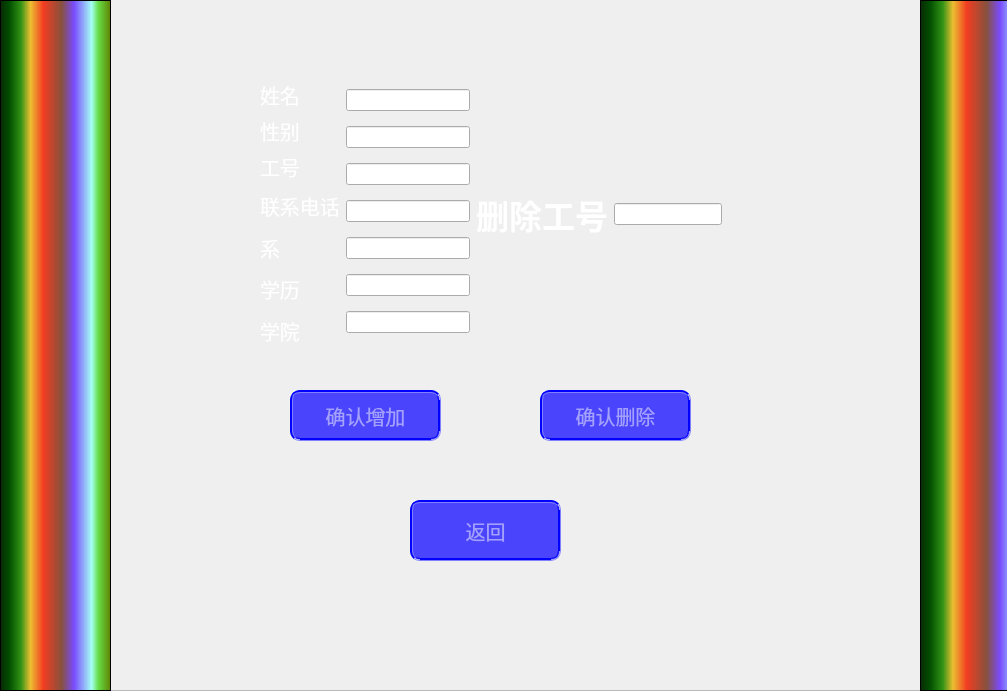
<?xml version="1.0" encoding="UTF-8"?>
<ui version="4.0">
 <class>adddata</class>
 <widget class="QWidget" name="adddata">
  <property name="geometry">
   <rect>
    <x>0</x>
    <y>0</y>
    <width>1007</width>
    <height>691</height>
   </rect>
  </property>
  <property name="windowTitle">
   <string>Form</string>
  </property>
  <widget class="QPushButton" name="returnButton">
   <property name="geometry">
    <rect>
     <x>410</x>
     <y>500</y>
     <width>151</width>
     <height>61</height>
    </rect>
   </property>
   <property name="font">
    <font>
     <family>汉仪秦川飞影W</family>
     <pointsize>15</pointsize>
    </font>
   </property>
   <property name="styleSheet">
    <string notr="true">QPushButton{
   border-radius: 10px;
   border: 3px groove blue;
   background-color:rgba(32, 25, 255,0.8);;
   color:rgba(255, 255, 255,0.5);
   
}
QPushButton:hover{
   border-radius: 10px;
   border: 3px groove white;
   background-color:rgba(32, 25, 255,1);;
   color:rgb(255, 255, 255);
}
QPushButton:pressed{
   border-radius: 10px;
   border: 3px groove black;
   background-color:rgba(110, 209, 255,0.9);;
   color:rgba(255, 255, 255,0.9);
}</string>
   </property>
   <property name="text">
    <string>返回</string>
   </property>
  </widget>
  <widget class="QPushButton" name="addButton">
   <property name="geometry">
    <rect>
     <x>290</x>
     <y>390</y>
     <width>151</width>
     <height>51</height>
    </rect>
   </property>
   <property name="font">
    <font>
     <family>汉仪秦川飞影W</family>
     <pointsize>15</pointsize>
    </font>
   </property>
   <property name="styleSheet">
    <string notr="true">QPushButton{
   border-radius: 10px;
   border: 3px groove blue;
   background-color:rgba(32, 25, 255,0.8);;
   color:rgba(255, 255, 255,0.5);
   
}
QPushButton:hover{
   border-radius: 10px;
   border: 3px groove white;
   background-color:rgba(32, 25, 255,1);;
   color:rgb(255, 255, 255);
}
QPushButton:pressed{
   border-radius: 10px;
   border: 3px groove black;
   background-color:rgba(110, 209, 255,0.9);;
   color:rgba(255, 255, 255,0.9);
}</string>
   </property>
   <property name="text">
    <string>确认增加</string>
   </property>
  </widget>
  <widget class="QPushButton" name="delButton">
   <property name="geometry">
    <rect>
     <x>540</x>
     <y>390</y>
     <width>151</width>
     <height>51</height>
    </rect>
   </property>
   <property name="font">
    <font>
     <family>汉仪秦川飞影W</family>
     <pointsize>15</pointsize>
    </font>
   </property>
   <property name="styleSheet">
    <string notr="true">QPushButton{
   border-radius: 10px;
   border: 3px groove blue;
   background-color:rgba(32, 25, 255,0.8);;
   color:rgba(255, 255, 255,0.5);
   
}
QPushButton:hover{
   border-radius: 10px;
   border: 3px groove white;
   background-color:rgba(32, 25, 255,1);;
   color:rgb(255, 255, 255);
}
QPushButton:pressed{
   border-radius: 10px;
   border: 3px groove black;
   background-color:rgba(110, 209, 255,0.9);;
   color:rgba(255, 255, 255,0.9);
}</string>
   </property>
   <property name="text">
    <string>确认删除</string>
   </property>
  </widget>
  <widget class="QWidget" name="layoutWidget">
   <property name="geometry">
    <rect>
     <x>260</x>
     <y>80</y>
     <width>462</width>
     <height>268</height>
    </rect>
   </property>
   <layout class="QHBoxLayout" name="horizontalLayout_3">
    <item>
     <layout class="QHBoxLayout" name="horizontalLayout_2">
      <item>
       <layout class="QVBoxLayout" name="verticalLayout_3">
        <item>
         <layout class="QVBoxLayout" name="verticalLayout">
          <item>
           <widget class="QLabel" name="label">
            <property name="font">
             <font>
              <family>汉仪秦川飞影W</family>
              <pointsize>15</pointsize>
              <underline>false</underline>
             </font>
            </property>
            <property name="styleSheet">
             <string notr="true">QLabel{
    color:rgb(255, 255, 255)
}</string>
            </property>
            <property name="text">
             <string>姓名</string>
            </property>
           </widget>
          </item>
          <item>
           <widget class="QLabel" name="label_2">
            <property name="font">
             <font>
              <family>汉仪秦川飞影W</family>
              <pointsize>15</pointsize>
             </font>
            </property>
            <property name="styleSheet">
             <string notr="true">QLabel{
    color:rgb(255, 255, 255)
}</string>
            </property>
            <property name="text">
             <string>性别</string>
            </property>
           </widget>
          </item>
          <item>
           <widget class="QLabel" name="label_3">
            <property name="font">
             <font>
              <family>汉仪秦川飞影W</family>
              <pointsize>15</pointsize>
             </font>
            </property>
            <property name="styleSheet">
             <string notr="true">QLabel{
    color:rgb(255, 255, 255)
}</string>
            </property>
            <property name="text">
             <string>工号</string>
            </property>
           </widget>
          </item>
         </layout>
        </item>
        <item>
         <widget class="QLabel" name="label_4">
          <property name="font">
           <font>
            <family>汉仪秦川飞影W</family>
            <pointsize>15</pointsize>
           </font>
          </property>
          <property name="styleSheet">
           <string notr="true">QLabel{
    color:rgb(255, 255, 255)
}</string>
          </property>
          <property name="text">
           <string>联系电话</string>
          </property>
         </widget>
        </item>
        <item>
         <widget class="QLabel" name="label_5">
          <property name="font">
           <font>
            <family>汉仪秦川飞影W</family>
            <pointsize>15</pointsize>
           </font>
          </property>
          <property name="styleSheet">
           <string notr="true">QLabel{
    color:rgb(255, 255, 255)
}</string>
          </property>
          <property name="text">
           <string>系</string>
          </property>
         </widget>
        </item>
        <item>
         <widget class="QLabel" name="label_6">
          <property name="font">
           <font>
            <family>汉仪秦川飞影W</family>
            <pointsize>15</pointsize>
           </font>
          </property>
          <property name="styleSheet">
           <string notr="true">QLabel{
    color:rgb(255, 255, 255)
}</string>
          </property>
          <property name="text">
           <string>学历</string>
          </property>
         </widget>
        </item>
        <item>
         <widget class="QLabel" name="label_7">
          <property name="font">
           <font>
            <family>汉仪秦川飞影W</family>
            <pointsize>15</pointsize>
           </font>
          </property>
          <property name="styleSheet">
           <string notr="true">QLabel{
    color:rgb(255, 255, 255)
}</string>
          </property>
          <property name="text">
           <string>学院</string>
          </property>
         </widget>
        </item>
       </layout>
      </item>
      <item>
       <layout class="QVBoxLayout" name="verticalLayout_2">
        <item>
         <widget class="QLineEdit" name="namelineEdit"/>
        </item>
        <item>
         <widget class="QLineEdit" name="sexlineEdit"/>
        </item>
        <item>
         <widget class="QLineEdit" name="numlineEdit"/>
        </item>
        <item>
         <widget class="QLineEdit" name="tellineEdit"/>
        </item>
        <item>
         <widget class="QLineEdit" name="deplineEdit"/>
        </item>
        <item>
         <widget class="QLineEdit" name="deglineEdit"/>
        </item>
        <item>
         <widget class="QLineEdit" name="collegelineEdit"/>
        </item>
       </layout>
      </item>
     </layout>
    </item>
    <item>
     <layout class="QHBoxLayout" name="horizontalLayout">
      <item>
       <widget class="QLabel" name="label_8">
        <property name="font">
         <font>
          <family>汉仪秦川飞影W</family>
          <pointsize>25</pointsize>
          <weight>75</weight>
          <bold>true</bold>
         </font>
        </property>
        <property name="styleSheet">
         <string notr="true">QLabel{
    color:rgb(255, 255, 255)
}</string>
        </property>
        <property name="text">
         <string>删除工号</string>
        </property>
       </widget>
      </item>
      <item>
       <widget class="QLineEdit" name="delnumlineEdit"/>
      </item>
     </layout>
    </item>
   </layout>
  </widget>
  <widget class="QFrame" name="frame">
   <property name="geometry">
    <rect>
     <x>110</x>
     <y>-10</y>
     <width>811</width>
     <height>701</height>
    </rect>
   </property>
   <property name="styleSheet">
    <string notr="true">#frame{
    background-image:url(:/new/1/others/2.jpg)
}</string>
   </property>
   <property name="frameShape">
    <enum>QFrame::StyledPanel</enum>
   </property>
   <property name="frameShadow">
    <enum>QFrame::Raised</enum>
   </property>
  </widget>
  <widget class="QFrame" name="frame_2">
   <property name="geometry">
    <rect>
     <x>0</x>
     <y>0</y>
     <width>111</width>
     <height>691</height>
    </rect>
   </property>
   <property name="styleSheet">
    <string notr="true">#frame_2{
    background-color:qlineargradient(spread:pad, x1:0, y1:0, x2:1, y2:0, stop:0 rgba(9, 41, 4, 255), stop:0.085 rgba(2, 79, 0, 255), stop:0.19 rgba(50, 147, 22, 255), stop:0.275 rgba(236, 191, 49, 255), stop:0.39 rgba(243, 61, 34, 255), stop:0.555 rgba(135, 81, 60, 255), stop:0.667 rgba(121, 75, 255, 255), stop:0.825 rgba(164, 255, 244, 255), stop:0.885 rgba(104, 222, 71, 255), stop:1 rgba(93, 128, 0, 255))
}</string>
   </property>
   <property name="frameShape">
    <enum>QFrame::StyledPanel</enum>
   </property>
   <property name="frameShadow">
    <enum>QFrame::Raised</enum>
   </property>
  </widget>
  <widget class="QFrame" name="frame_3">
   <property name="geometry">
    <rect>
     <x>920</x>
     <y>0</y>
     <width>120</width>
     <height>691</height>
    </rect>
   </property>
   <property name="styleSheet">
    <string notr="true">#frame_3{
    background-color:qlineargradient(spread:pad, x1:0, y1:0, x2:1, y2:0, stop:0 rgba(9, 41, 4, 255), stop:0.085 rgba(2, 79, 0, 255), stop:0.19 rgba(50, 147, 22, 255), stop:0.275 rgba(236, 191, 49, 255), stop:0.39 rgba(243, 61, 34, 255), stop:0.555 rgba(135, 81, 60, 255), stop:0.667 rgba(121, 75, 255, 255), stop:0.825 rgba(164, 255, 244, 255), stop:0.885 rgba(104, 222, 71, 255), stop:1 rgba(93, 128, 0, 255))
}</string>
   </property>
   <property name="frameShape">
    <enum>QFrame::StyledPanel</enum>
   </property>
   <property name="frameShadow">
    <enum>QFrame::Raised</enum>
   </property>
  </widget>
  <zorder>frame</zorder>
  <zorder>layoutWidget</zorder>
  <zorder>returnButton</zorder>
  <zorder>addButton</zorder>
  <zorder>delButton</zorder>
  <zorder>frame_2</zorder>
  <zorder>frame_3</zorder>
 </widget>
 <resources/>
 <connections/>
</ui>
